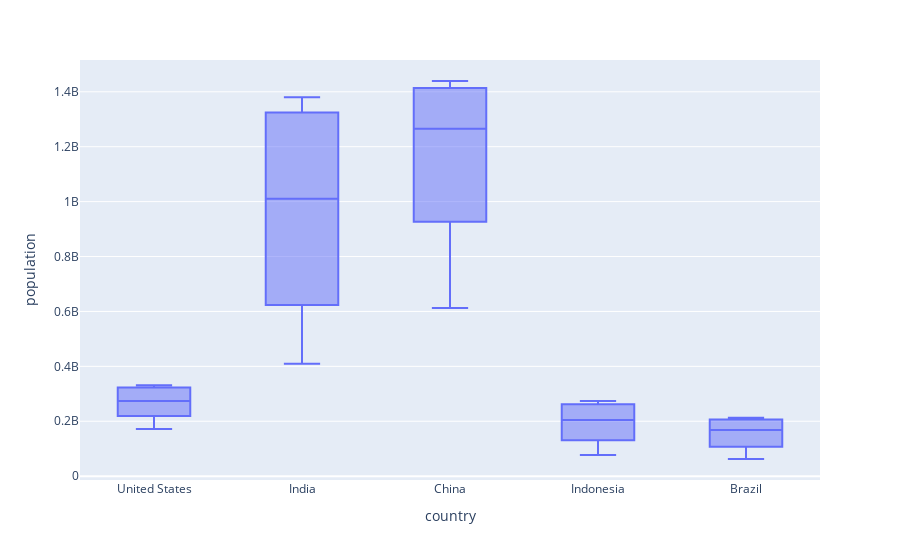

The notebook cell saved with this chart:
### Code cell
# multiple country showes in your boxplot
fig=px.box(df_new,labels={'value':'population'})
fig.show()

### Figure 1 — Plotly figure (JSON) as saved in the notebook; plotly's stock layout.template omitted (floating-point values rounded to 4 significant figures)
{"data": [{"alignmentgroup": "True", "hovertemplate": "country=%{x}<br>population=%{y}<extra></extra>", "legendgroup": "", "marker": {"color": "#636efa"}, "name": "", "notched": false, "offsetgroup": "", "orientation": "v", "showlegend": false, "type": "box", "x": ["United States", "United States", "United States", "United States", "United States", "United States", "United States", "United States", "United States", "United States", "United States", "United States", "United States", "United States", "United States", "United States", "United States", "United States", "India", "India", "India", "India", "India", "India", "India", "India", "India", "India", "India", "India", "India", "India", "India", "India", "India", "India", "China", "China", "China", "China", "China", "China", "China", "China", "China", "China", "China", "China", "China", "China", "China", "China", "China", "China", "Indonesia", "Indonesia", "Indonesia", "Indonesia", "Indonesia", "Indonesia", "Indonesia", "Indonesia", "Indonesia", "Indonesia", "Indonesia", "Indonesia", "Indonesia", "Indonesia", "Indonesia", "Indonesia", "Indonesia", "Indonesia", "Brazil", "Brazil", "Brazil", "Brazil", "Brazil", "Brazil", "Brazil", "Brazil", "Brazil", "Brazil", "Brazil", "Brazil", "Brazil", "Brazil", "Brazil", "Brazil", "Brazil", "Brazil"], "x0": " ", "xaxis": "x", "y": [171685336, 186720571, 199733676, 209513341, 219081251, 229476354, 240499825, 252120309, 265163745, 281710909, 294993511, 309011475, 320878310, 323015995, 325084756, 327096265, 329064917, 331002651, 409880595, 450547679, 499123324, 555189792, 623102897, 698952844, 784360008, 873277798, 963922588, 1056575549, 1147609927, 1234281170, 1310152403, 1324517249, 1338676785, 1352642280, 1366417754, 1380004385, 612241554, 660408056, 724218968, 827601394, 926240885, 1000089235, 1075589361, 1176883674, 1240920535, 1290550765, 1330776380, 1368810615, 1406847870, 1414049351, 1421021791, 1427647786, 1433783686, 1439323776, 77273425, 87751068, 100267062, 114793178, 130680727, 147447836, 164982451, 181413402, 196934260, 211513823, 226289470, 241834215, 258383256, 261556381, 264650963, 267670543, 270625568, 273523615, 62533919, 72179226, 83373530, 95113265, 107216205, 120694009, 135274080, 149003223, 162019896, 174790340, 186127103, 195713635, 204471769, 206163053, 207833823, 209469323, 211049527, 212559417], "y0": " ", "yaxis": "y"}], "layout": {"boxmode": "group", "legend": {"tracegroupgap": 0}, "margin": {"t": 60}, "xaxis": {"anchor": "y", "domain": [0, 1], "title": {"text": "country"}}, "yaxis": {"anchor": "x", "domain": [0, 1], "title": {"text": "population"}}}}
